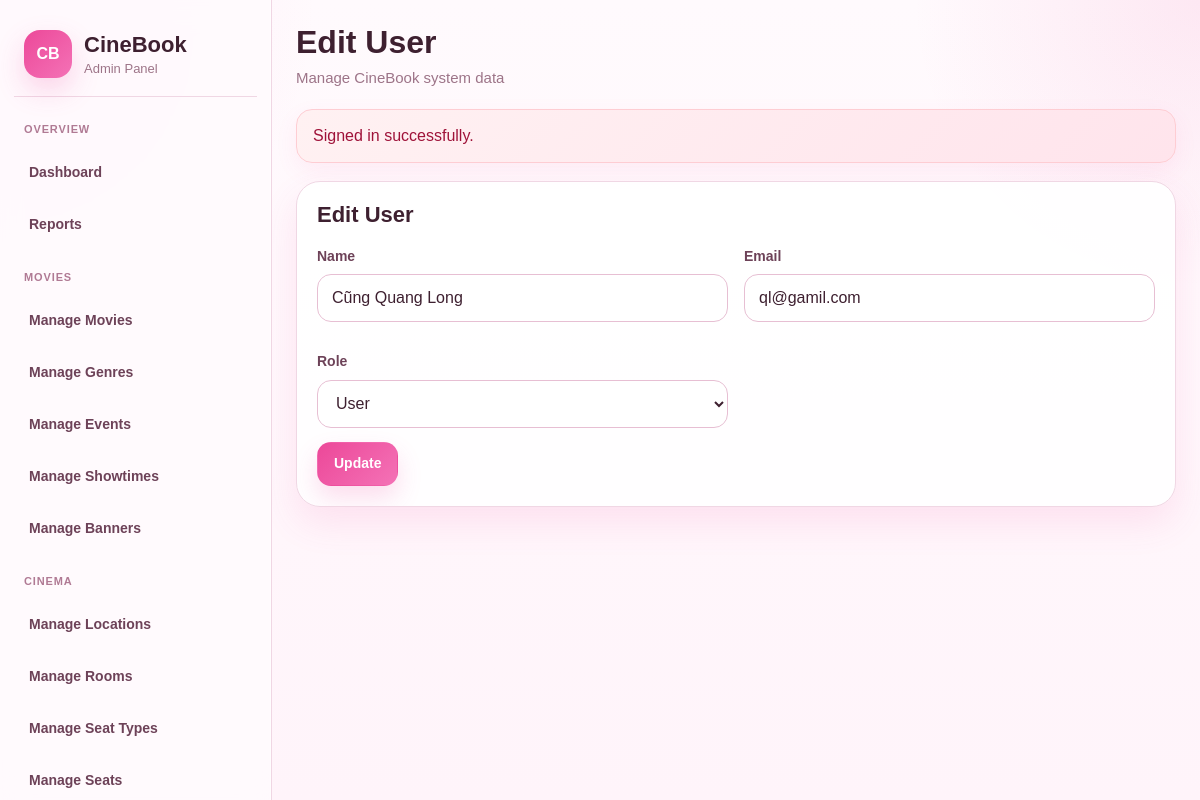
Page /admin/users/edit.php?id=2 (signed in) on the committed database.
### tables this page shows
CREATE TABLE `users` (
  `user_id` int(11) NOT NULL,
  `name` varchar(100) NOT NULL,
  `email` varchar(150) NOT NULL,
  `phone` varchar(20) DEFAULT NULL,
  `password_hash` varchar(255) NOT NULL,
  `preferred_language` varchar(20) DEFAULT 'vi',
  `status` varchar(20) NOT NULL DEFAULT 'active',
  `role` varchar(20) NOT NULL DEFAULT 'user',
  `loyalty_points` int(11) NOT NULL DEFAULT 0,
  `member_tier` varchar(50) DEFAULT 'Standard',
  `email_verified` tinyint(1) NOT NULL DEFAULT 0,
  `created_at` datetime NOT NULL DEFAULT current_timestamp(),
  `updated_at` datetime NOT NULL DEFAULT current_timestamp() ON UPDATE current_timestamp()
);

### admin/users/edit.php (the view, shortened to what this page needs)
<?php
require_once __DIR__ . '/../../includes/admin_layout_start.php';
$conn = db_connect();
$id = $_GET['id'];
$sql = "SELECT * FROM users WHERE user_id=$id";
$result = mysqli_query($conn, $sql);
$user = mysqli_fetch_assoc($result);
?>
<div class="admin-card">
    <div class="admin-card-head">
        <h2>Edit User</h2>
    </div>
    <form method="POST">
        <div class="admin-form-grid">
            <div class="admin-form-group">
                <label class="admin-label">Name</label>
                <input type="text" name="name" value="<?= htmlspecialchars($user['name']) ?>" class="admin-input"
                    required>
            </div>
            <div class="admin-form-group">
                <label class="admin-label">Email</label>
                <input type="email" name="email" value="<?= htmlspecialchars($user['email']) ?>" class="admin-input"
                    required>
            </div>
            <div class="admin-form-group">
                <label class="admin-label">Role</label>
                <select name="role" class="admin-select">
                    <option value="user" <?= $user['role'] == "user" ? "selected" : "" ?>>User</option>
                </select>
            </div>
        </div>
        <button type="submit" class="admin-btn">
            Update
        </button>
    </form>
</div>
<?php require_once __DIR__ . '/../../includes/admin_layout_end.php'; ?>

### cinebook/public/assets/css/admin.css (style rules this page uses)
:root { --bg: #fff7fb; --bg-2: #fff1f7; --surface: #ffffff; --surface-soft: #fff9fc; --surface-muted: #fff4f9; --sidebar-bg: rgba(255, 250, 253, 0.92); --line: #f0d7e4; --line-strong: #e7bfd3; --text: #3e2030; --text-soft: #6d4258; --muted: #9d7488; --primary: #ec4899; --primary-hover: #db2777; --primary-soft: #fdf2f8; --secondary: #f472b6; --secondary-soft: #fce7f3; --danger: #dc2626; --danger-soft: #fef2f2; --success: #16a34a; --success-soft: #ecfdf3; --warning: #d97706; --warning-soft: #fff7ed; --shadow-sm: 0 8px 22px rgba(236, 72, 153, 0.08); --shadow-md: 0 16px 36px rgba(236, 72, 153, 0.12); --shadow-lg: 0 24px 56px rgba(236, 72, 153, 0.14); --radius-sm: 12px; --radius-md: 18px; --radius-lg: 24px; --sidebar-width: 272px; --content-max: 100%; }
*, *::before, *::after { box-sizing: border-box; min-width: 0; }
html, body { max-width: 100%; overflow-x: hidden; }
html { scroll-behavior: smooth; }
body { margin: 0; font-family: Arial, Helvetica, sans-serif; color: var(--text); background: radial-gradient(circle at top left, rgba(244, 114, 182, 0.12), transparent 22%), radial-gradient(circle at top right, rgba(236, 72, 153, 0.10), transparent 20%), linear-gradient(180deg, #fffafd 0%, #fff4fa 100%); }
button, input, select, textarea { font: inherit; }
.admin-card, .admin-stat-card, .admin-panel { width: 100%; max-width: 100%; background: rgba(255, 255, 255, 0.94); border: 1px solid var(--line); border-radius: var(--radius-lg); box-shadow: var(--shadow-md); overflow: hidden; }
.admin-card, .admin-panel { margin-bottom: 20px; padding: 20px; }
.admin-card-head, .admin-panel-head { display: flex; justify-content: space-between; align-items: flex-start; gap: 14px; flex-wrap: wrap; margin-bottom: 18px; }
.admin-card-head h2, .admin-panel-head h2 { margin: 0; font-size: 22px; line-height: 1.2; font-weight: 800; color: var(--text); word-break: break-word; }
.admin-btn, .admin-btn-outline, .admin-btn-danger, .admin-btn-soft { display: inline-flex; align-items: center; justify-content: center; gap: 8px; min-height: 44px; padding: 10px 16px; border-radius: 14px; border: 1px solid transparent; cursor: pointer; font-size: 14px; font-weight: 800; line-height: 1.35; text-align: center; white-space: normal; transition: all 0.2s ease; }
.admin-btn { color: #fff; background: linear-gradient(135deg, var(--primary) 0%, var(--secondary) 100%); box-shadow: 0 12px 24px rgba(236, 72, 153, 0.18); }
.admin-form-grid { display: grid; grid-template-columns: repeat(2, minmax(0, 1fr)); gap: 16px; width: 100%; }
.admin-form-group { margin-bottom: 14px; min-width: 0; }
.admin-label { display: block; margin-bottom: 8px; color: var(--text-soft); font-size: 14px; font-weight: 700; line-height: 1.4; }
.admin-input, .admin-select, .admin-textarea { width: 100%; max-width: 100%; min-height: 48px; padding: 0 14px; border-radius: 14px; border: 1px solid var(--line-strong); background: #fff; color: var(--text); outline: none; transition: all 0.2s ease; }
.admin-input::placeholder, .admin-textarea::placeholder { color: #b0899b; }

### rows in the picture
users: name "Cũng Quang Long", email "ql@gamil.com", role "User"

### other values in the picture
$pageTitle "Edit User"
$flash['message'] "Signed in successfully."
